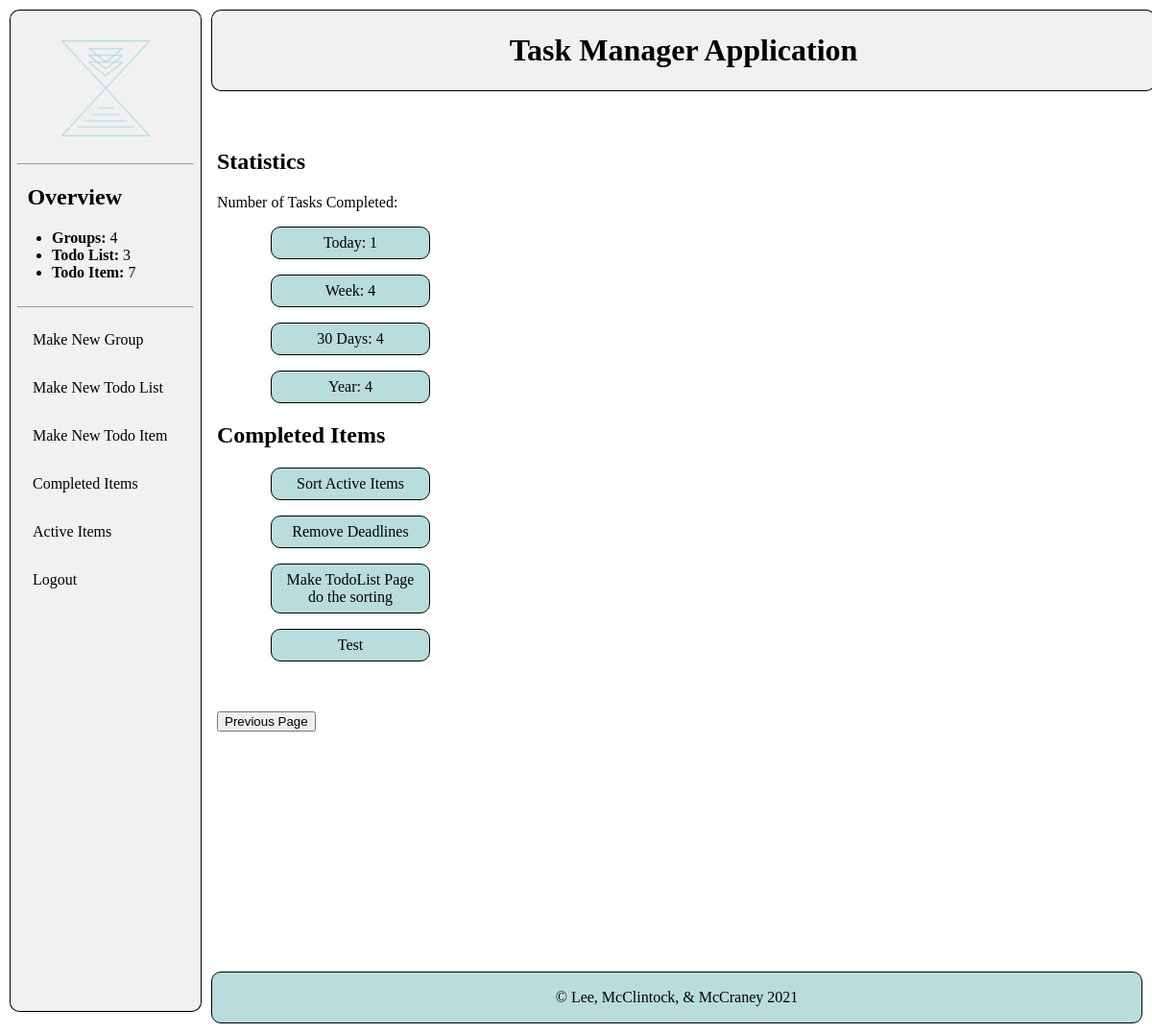
Screenshot of /completed (signed in) with the database file from the repository.
### calendarApp/models.py (models this page shows, shortened)
class TodoItem(models.Model):
    CHOICES = [(i,i) for i in range(4)]
    user = models.ForeignKey(User, on_delete=models.CASCADE)
    todoList = models.ForeignKey(TodoList, on_delete=models.CASCADE)
    name = models.CharField(max_length=200)
    description = models.CharField(max_length=200, blank=True)
    completed = models.BooleanField(default=False)
    completedDate = models.DateField(null=True, blank=True)
    deadline = models.DateField(null=True, blank=True)
    importanceLevel = models.IntegerField(default=0, choices=CHOICES)

### calendarApp/views.py (the view)
# urls.py: path("completed", views.completedItems, name="completedItems"),
@login_required
def completedItems(request):
    todoItems = TodoItem.objects.all().filter(completed=True, user=request.user)
    today = datetime.date.today()
    week = today - datetime.timedelta(days=7)
    thirty = today - datetime.timedelta(days=30)
    year = today - datetime.timedelta(days=365)
    todayCount = weekCount = thirtyCount = yearCount = 0
    for todoItem in todoItems:
        completedDate = todoItem.completedDate
        if  completedDate == today:
            todayCount = todayCount + 1
        if week <= completedDate <= today:
            weekCount = weekCount + 1
        if thirty <= completedDate <= today:
            thirtyCount = thirtyCount + 1
        if year <= completedDate <= today:
            yearCount = yearCount + 1
    return render(request, "completedItems.html",
        {
            "todoItems": todoItems,
            "todayCount": todayCount,
            "weekCount": weekCount,
            "thirtyCount": thirtyCount,
            "yearCount": yearCount,
        })

### calendarApp/models.py (called while the page is built)
    def __str__(self):
        return self.name

    def __str__(self):
        return self.name

### calendarSite/context_processors.py (called while the page is built)
def count(request):
    if request.user.is_authenticated:
        return {
            'num_Group': Group.objects.filter(user=request.user).count(),
            'num_TodoList': TodoList.objects.filter(user=request.user).count(),
            'num_TodoItem': TodoItem.objects.filter(user=request.user).count(),
        }
    else:
        return {
            'num_Group': 0,
            'num_TodoList':0,
            'num_TodoItem': 0,
        }

### calendarApp/templates/completedItems.html
{% extends "base_generic.html" %}
{% block content %}
<div class="content">
    <div class="detail">
        <div class="formContent">
            <h2>Statistics</h2>
            <p>Number of Tasks Completed:</p>
            <div class="stat">
                <ul>
                    <li>Today: {{todayCount}}</li>
                    <li>Week: {{weekCount}}</li>
                    <li>30 Days: {{thirtyCount}}</li>
                    <li>Year: {{yearCount}}</li>
                </ul>
            </div>
            {% if todoItems%}
                <h2>Completed Items</h2>
                <ul>
                {% for todoItem in todoItems %}
                <div class="stat">
                <li><a href="/{{todoItem.todoList.group}}/{{todoItem.todoList}}/{{todoItem.name}}">{{todoItem.name}}</a></li>
                {% endfor %}
                </div>
                </ul>
            {% else %}
                <p>You have no completed Items</p>
            {% endif %}
        </div>
    </div>
    <br><br>
    <button onclick="location.href='javascript:history.go(-1)' ">Previous Page</a></button>
</div>
{% endblock %}

### calendarApp/static/calendarApp/style.css (style rules this page uses)
body { margin: 10px; }
h2 { color: black; }
a { color: black; }
a:link { text-decoration: none; }
div.content { margin-left: 200px; padding: 1px 16px; height: 1000px; }
.formContent { margin-top: 9rem; }
.stat li { width: 150px; text-align: center; border: 1px solid black; padding: 7px; background-color: #B9DCDC; border-radius:10px; list-style-type: none; margin: 1em; }

### rows the page displays
TodoItem: name "Sort Active Items"
TodoItem: name "Remove Deadlines"
TodoItem: name "Make TodoList Page do the sorting"
TodoItem: name "Test"

### other values shown
{{ num_Group }} "4"
{{ num_TodoList }} "3"
{{ num_TodoItem }} "7"
{{ todayCount }} "1"
{{ weekCount }} "4"
{{ thirtyCount }} "4"
{{ yearCount }} "4"
